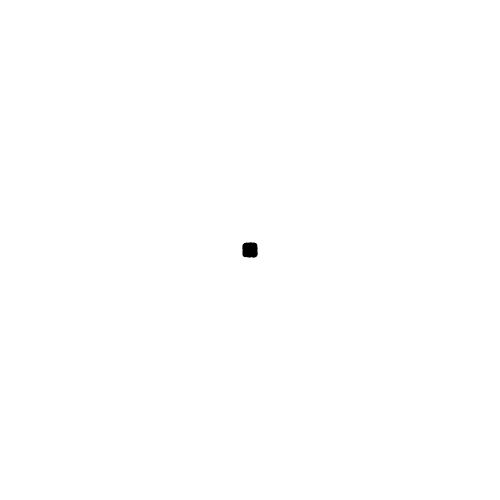
Frame 1 (no input)
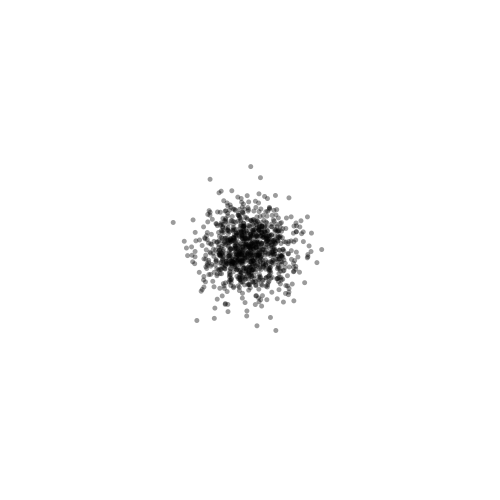
Frame 60 (the mouse pressed at the canvas centre just before this capture)
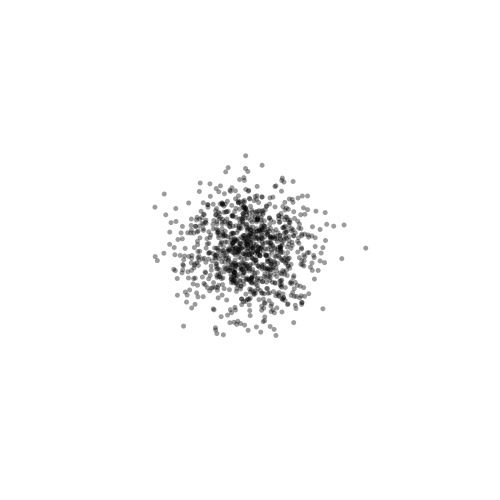
Frame 120 (the mouse held since frame 60 and released just before this capture)

The Processing sketch that drew these frames (run headless with seeded random() and noise(); from frame 60 on, the mouse is pressed at the canvas centre):

// Processing sketch: processing_143818
// ── processing_143818.pde

int numMolecules = 1000;
float[][] position = new float[numMolecules][2];
float[][] nextPosition = new float[numMolecules][2];
int particleSize = 5;
float stepSize = 5;
int itCounter = 0;

void setup(){
  size(500,500);
  background(255,255,255);
  for(int n=0;n<numMolecules;n++){
     // Start from random position
     position[n][0]=random(width);
     position[n][1]=random(height);  
     
     // Start from a point source
     position[n][0]=width/2;
     position[n][1]=height/2;  
  }
  smooth();
}

void draw(){
  itCounter++;
  //println(itCounter);
  background(255,255,255);
  for(int n=0;n<numMolecules;n++){
    nextPosition[n][0]=position[n][0]+random(2*stepSize)-1*stepSize;
    nextPosition[n][1]=position[n][1]+random(2*stepSize)-1*stepSize; 
    
    // Trace the particle trajectory
//    strokeWeight(2);
//    stroke(0,0,0,50);
//    line(position[n][0],position[n][1],nextPosition[n][0],nextPosition[n][1]);
    position[n][0]=nextPosition[n][0];
    position[n][1]=nextPosition[n][1];
     noStroke();
    fill(0,0,0,100);
    ellipse(nextPosition[n][0],nextPosition[n][1],particleSize,particleSize);

    
  }
  
  
  
}

void keyPressed() {
  if (key == 's') {
    save("numMolecules_"+ numMolecules+"stepSize_" + stepSize +"itCounter" + itCounter +"_.png");
  }
 
 if (key =='r') {
    setup(); 
 }
 
}
